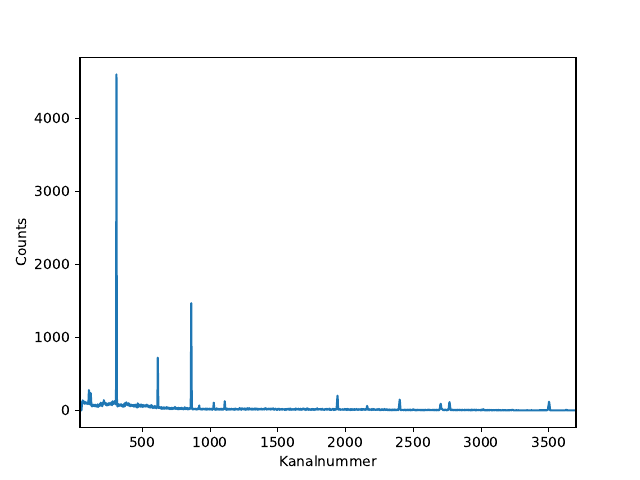

Recreate this plot in Python.
import numpy as np
import uncertainties.unumpy as unp
from uncertainties import ufloat
from uncertainties.unumpy import nominal_values as noms
from uncertainties.unumpy import std_devs as stds
from uncertainties import correlated_values
import matplotlib.pyplot as plt
from scipy.stats import sem
import scipy.constants as const
from scipy.optimize import curve_fit
from scipy.signal import find_peaks


a = np.genfromtxt('europium.txt')

c = len(a)

b = np.arange(1, 8192)

def gauss (x, mu, sigma):
    return 1/(np.sqrt(2 * np.pi * sigma**2)) * np.exp(-1/2 * (x - mu)**2/sigma**2)



# normaler Plot des Spektrums


plt.xlim(40, 3700)
#pos, properties = find_peaks(a, prominence=59)
plt.plot(b, a)
#plt.plot(b[pos], a[pos], 'r.')
plt.xlabel('Kanalnummer')
plt.ylabel('Counts')
plt.savefig('europium.pdf')
plt.clf()

## normaler Plot oben abgeschnitten
#
#plt.xlim(40, 3700)
#plt.ylim(-100, 2000)
#plt.plot(b, a)
#plt.savefig('europiumschnitto.pdf')
#plt.clf()


# logarithmischer Plot

plt.xlabel('Kanalnummer')
plt.ylabel('Counts')
plt.xlim(40, 3700)
plt.yscale('log')
plt.plot(b, a)
plt.legend()
plt.savefig('europilog.pdf')
plt.clf()

# logarithmischer Plot mit Schnitt vorne

#plt.xlim(300, 3700)
#plt.xscale('log')
#plt.plot(b, a)
#plt.savefig('europilogschnittv.pdf')
#plt.clf()
#
## logarithmischer Plot Schnitt oben und vorne
#
#plt.xlim(300, 3700)
#plt.ylim(-100, 2000)
#plt.xscale('log')
#plt.plot(b, a)
#plt.savefig('europilogschnittvo.pdf')
#plt.clf()

## zoom auf den ersten Peak
#
#plt.xlim(300, 320)
#plt.plot(b, a)
#c = gauss(b, mu, sigma)
#params1, cov1 = curve_fit(gauss, b, c)
#plt.plot(b, f1(b, *noms(params1))
##plt.plot(b, gauss(b, *popt), 'r-')
##plt.show()
#plt.clf()
#
## zoom auf den zweiten Peak
#
#plt.xlim(600, 630)
#plt.ylim(-100, 1000)
#plt.plot(b, a)
##plt.show()
#plt.savefig('peak244.pdf')
#plt.clf()
#
## zoom auf den dritten Peak
#
#plt.xlim(850, 875)
#plt.ylim(-100, 2000)
#plt.plot(b, a)
##plt.show()
#plt.savefig('peak344.pdf')
#plt.clf()
#
## zoom auf den vierten Peak
#
#plt.xlim(1010, 1045)
#plt.ylim(-100, 400)
#plt.plot(b, a)
##plt.show()
#plt.savefig('peak411.pdf')
#plt.clf()
#
## zoom auf den fünften Peak
#
#plt.xlim(1090, 1125)
#plt.ylim(-100, 300)
#plt.plot(b, a)
##plt.show()
#plt.savefig('peak443.pdf')
#plt.clf()
#
## zoom auf den sechsten Peak
#
#plt.xlim(1920, 1960)
#plt.ylim(-100, 500)
#plt.plot(b, a)
##plt.show()
#plt.savefig('peak778.pdf')
#plt.clf()
#
## zoom auf den siebten Peak
#
#plt.xlim(2145, 2175)
#plt.ylim(-100, 150)
#plt.plot(b, a)
##plt.show()
#plt.savefig('peak867.pdf')
#plt.clf()
#
## zoom auf den achten Peak
#
#plt.xlim(2380, 2420)
#plt.ylim(-100, 300)
#plt.plot(b, a)
##plt.show()
#plt.savefig('peak964.pdf')
#plt.clf()
#
## zoom auf den neunten Peak
#
#plt.xlim(2675, 2730)
#plt.ylim(-100, 200)
#plt.plot(b, a)
##plt.show()
#plt.savefig('peak1085.pdf')
#plt.clf()
#
## zoom auf den zehnten Peak
#
#plt.xlim(2740, 2790)
#plt.ylim(-100, 200)
#plt.plot(b, a)
##plt.show()
#plt.savefig('peak1112.pdf')
#plt.clf()
#
## zoom auf den elften Peak
#
#plt.xlim(3480, 3520)
#plt.ylim(-100, 200)
#plt.plot(b, a)
##plt.show()
#plt.savefig('peak1408.pdf')
#plt.clf()
































































#platz
